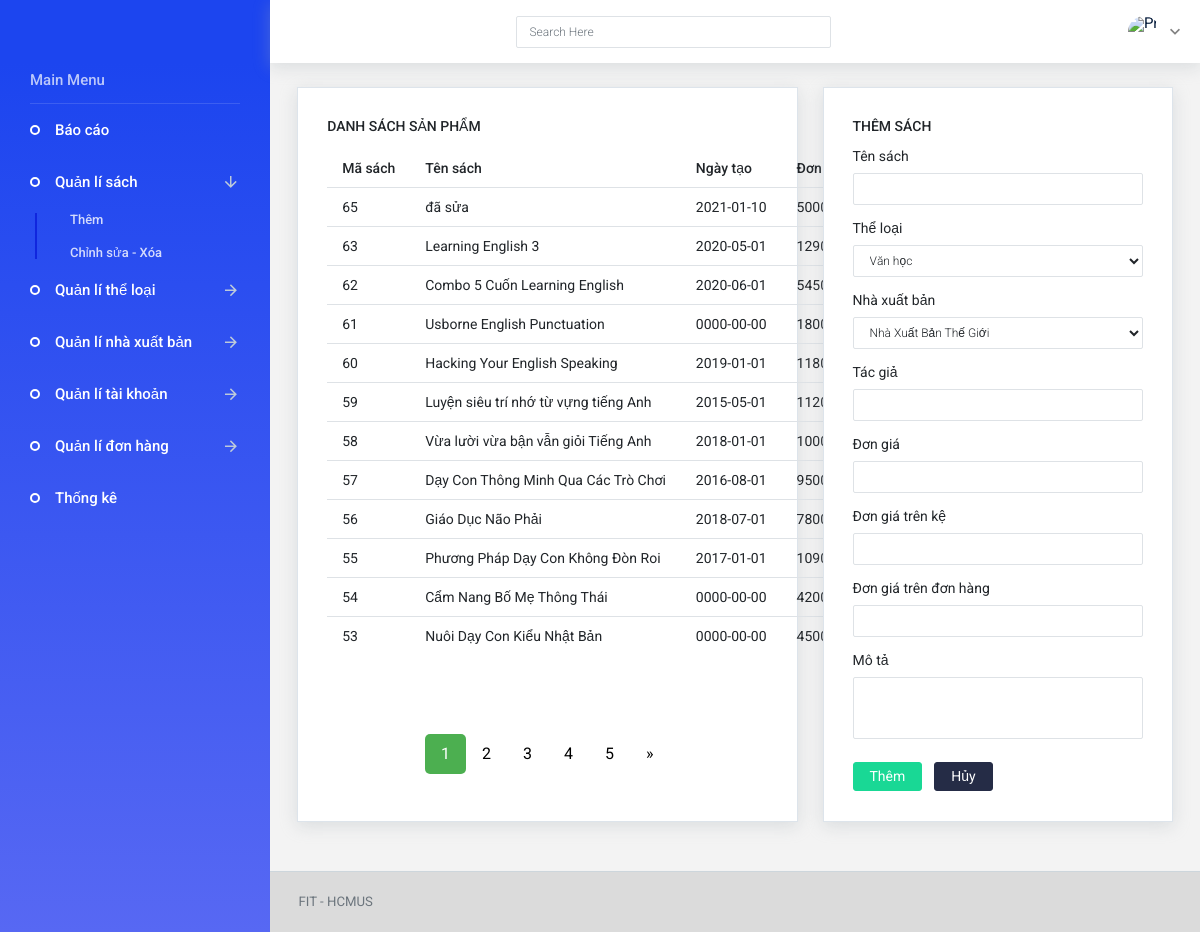
Page /AdminDashboard/them-sach.php on the committed database.
### tables this page shows
CREATE TABLE `products` (
  `ProductID` int(11) NOT NULL AUTO_INCREMENT,
  `ProductName` varchar(45) NOT NULL,
  `CategoryID` int(11) NOT NULL,
  `UnitPrice` float DEFAULT NULL,
  `UnitsInStock` smallint(6) DEFAULT NULL,
  `UnitsOnOrder` smallint(6) DEFAULT NULL,
  `Discontinued` tinyint(4) DEFAULT NULL,
  `Created_Add` date DEFAULT NULL,
  `NumberViews` int(11) DEFAULT NULL,
  `Description` longtext DEFAULT NULL,
  `Author` varchar(45) DEFAULT NULL,
  `PublishingCompanyID` int(11) DEFAULT NULL,
  PRIMARY KEY (`ProductID`),
  KEY `PublishingCompanyID` (`PublishingCompanyID`),
  KEY `FK_CategoryID` (`CategoryID`),
  CONSTRAINT `FK_CategoryID` FOREIGN KEY (`CategoryID`) REFERENCES `categories` (`CategoryID`) ON DELETE NO ACTION ON UPDATE NO ACTION,
  CONSTRAINT `PublishingCompanyID` FOREIGN KEY (`PublishingCompanyID`) REFERENCES `publishingcompanys` (`PublishingCompanyID`) ON DELETE NO ACTION ON UPDATE NO ACTION
);

### AdminDashboard/them-sach.php (the view, shortened to what this page needs)
<?php
include 'connection.php';
$result = mysqli_query($conn, 'select count(ProductID) as total from products');
$row = mysqli_fetch_assoc($result);
$total_records = $row['total'];
$current_page = isset($_GET['page']) ? $_GET['page'] : 1;
$limit = 12;
$total_page = ceil($total_records / $limit);
$range = 5;
$middle = ceil($range / 2);
$min = 1;
$max = $total_page;
if ($total_page > $range) {
    $min = $current_page - $middle + 1;
    $max = $current_page + $middle - 1;
    if ($min < 1) {
        $min = 1;
        $max = $range;
    } else if ($max > $total_page) {
        $max = $total_page;
        $min = $total_page - $range + 1;
    }
}
$start = ($current_page - 1) * $limit;
$query_products = "select * from products order by ProductID desc limit ";
$query_products .= $start;
$query_products .= ",";
$query_products .= $limit;
$products = mysqli_query($conn, $query_products);
$categories = mysqli_query($conn, "select * from categories");
$publishingCompanys = mysqli_query($conn, "select * from publishingcompanys");
?>
<!DOCTYPE html>
<html lang="en">
<head>
    <link rel="stylesheet" href="./assets/vendors/iconfonts/mdi/css/materialdesignicons.min.css" />
    <link rel="stylesheet" href="./assets/css/shared/style.css" />
    <link rel="stylesheet" href="./assets/css/demo_1/style.css" />
</head>
<body>
    <div class="container-scroller">
        <nav class="navbar default-layout col-lg-12 col-12 p-0 fixed-top d-flex flex-row">
            <div class="text-center navbar-brand-wrapper d-flex align-items-top justify-content-center">
            </div>
            <div class="navbar-menu-wrapper d-flex align-items-center">
                <form class="ml-auto search-form d-none d-md-block" action="#">
                    <div class="form-group">
                        <input type="search" id="searchText" class="form-control" placeholder="Search Here" />
                    </div>
                </form>
                <ul class="navbar-nav ml-auto">
                    <li class="nav-item dropdown d-none d-xl-inline-block user-dropdown">
                        <a class="nav-link dropdown-toggle" id="UserDropdown" href="#" data-toggle="dropdown" aria-expanded="false">
                            <img class="img-xs rounded-circle" src="admin.jpg" alt="Profile image" />
                        </a>
                    </li>
                </ul>
            </div>
        </nav>
        <div class="container-fluid page-body-wrapper">
            <nav class="sidebar sidebar-offcanvas" id="sidebar">
                <ul class="nav">
                    <li class="nav-item nav-category">Main Menu</li>
                    <li class="nav-item">
                        <a class="nav-link" href="index.php">
                            <span class="menu-title">Báo cáo</span>
                        </a>
                    </li>
                    <li class="nav-item">
                        <a class="nav-link" data-toggle="collapse" href="#quanlisach" aria-expanded="false" aria-controls="ui-basic">
                            <span class="menu-title">Quản lí sách</span>
                            <i class="menu-arrow"></i>
                        </a>
                        <div class="collapse" id="quanlisach">
                            <ul class="nav flex-column sub-menu">
                                <li class="nav-item">
                                    <a class="nav-link" href="them-sach.php">Thêm</a>
                                </li>
                                <li class="nav-item">
                                    <a class="nav-link" href="sua-xoa-sach.php">Chỉnh sửa - Xóa</a>
                                </li>
                            </ul>
                        </div>
                    </li>
                    <li class="nav-item">
                        <a class="nav-link" data-toggle="collapse" href="#quanlitheloai" aria-expanded="false" aria-controls="ui-basic">
                            <span class="menu-title">Quản lí thể loại</span>
                            <i class="menu-arrow"></i>
                        </a>
                    </li>
                    <li class="nav-item">
                        <a class="nav-link" data-toggle="collapse" href="#quanlinhaxuatban" aria-expanded="false" aria-controls="ui-basic">
                            <span class="menu-title">Quản lí nhà xuất bản</span>
                            <i class="menu-arrow"> </i>
                        </a>
                    </li>
                    <li class="nav-item">
                        <a class="nav-link" data-toggle="collapse" href="#quanlitaikhoan" aria-expanded="false" aria-controls="ui-basic">
                            <span class="menu-title">Quản lí tài khoản</span>
                            <i class="menu-arrow"> </i>
                        </a>
                    </li>
                    <li class="nav-item">
                        <a class="nav-link" data-toggle="collapse" href="#quanlidonhang" aria-expanded="false" aria-controls="ui-basic">
                            <span class="menu-title">Quản lí đơn hàng</span>
                            <i class="menu-arrow"> </i>
                        </a>
                    </li>
                    <li class="nav-item">
                        <a class="nav-link" href="thong-ke.php">
                            <span class="menu-title">Thống kê</span>
                        </a>
                    </li>
                </ul>
            </nav>
            <div class="main-panel">
                <div class="content-wrapper">
                    <div class="row">
                        <div class="col-lg-7 grid-margin stretch-card">
                            <div class="card">
                                <div class="card-body">
                                    <h4 class="card-title">DANH SÁCH SẢN PHẨM</h4>
                                    <table class="table table-hover" id="table">
                                        <thead>
                                            <tr>
                                                <th>Mã sách</th>
                                                <th>Tên sách</th>
                                                <th>Ngày tạo</th>
                                                <th>Đơn giá</th>
                                            </tr>
                                        </thead>
                                        <tbody>
                                            <?php
                                            while ($row = mysqli_fetch_array($products)) {
                                            ?>
                                                <tr>
                                                    <td>
                                                        <?php echo ($row["ProductID"]) ?>
                                                    </td>
                                                    <td>
                                                        <?php echo ($row["ProductName"]) ?>
                                                    </td>
                                                    <td>
                                                        <?php echo ($row["Created_Add"]) ?>
                                                    </td>
                                                    <td>
                                                        <?php echo ($row["UnitPrice"]) ?>
                                                    </td>
                                                </tr>
                                            <?php } ?>
                                    </table>
                                </div>
                                <div class="card-body align-items-center d-flex justify-content-center">
                                    <div class="pagination">
                                        <?php
                                        for ($i = $min; $i <= $max; $i++) {
                                            if ($i == $current_page) {
                                                echo '<a href="them-sach.php?page=' . $i . '" class="active">' . $i . '</a>';
                                            } else {
                                                echo '<a href="them-sach.php?page=' . $i . '">' . $i . '</a>';
                                            }
                                        }
                                        if ($current_page < $total_page && $total_page > 1) {
                                            echo '<a href="them-sach.php?page=' . ($current_page + 1) . '">&raquo</a>';
                                        }
                                        ?>
                                    </div>
                                </div>
                            </div>
                        </div>
                        <div class="col-lg-5 grid-margin stretch-card">
                            <div class="card">
                                <div class="card-body">
                                    <h4 class="card-title">THÊM SÁCH</h4>
                                    <form class="forms-sample" method="POST">
                                        <div class="form-group">
                                            <label>Tên sách</label>
                                            <input type="text" class="form-control" name="productNameText" required />
                                        </div>
                                        <div class="form-group">
                                            <label>Thể loại</label>
                                            <select class="form-control" name="categoryIdSelect">
                                                <?php
                                                while ($row = mysqli_fetch_array($categories)) {
                                                ?>
                                                    <option value="'<?php echo $row['CategoryID'] ?>'">
                                                        <?php echo $row['CategoryName'] ?>
                                                    </option>
                                                <?php } ?>
                                            </select>
                                        </div>
                                        <div class="form-group">
                                            <label>Nhà xuất bản</label>
                                            <select class="form-control" name="publishingCompanyIdSelect">
                                                <?php
                                                while ($row = mysqli_fetch_array($publishingCompanys)) {
                                                ?>
                                                    <option value="'<?php echo $row['PublishingCompanyID'] ?>'">
                                                        <?php echo $row['PublishingCompanyName'] ?>
                                                    </option>
                                                <?php } ?>
                                            </select>
                                        </div>
                                        <div class=" form-group">
                                            <label>Tác giả</label>
                                            <input type="text" class="form-control" name="authorText" required />
                                        </div>
                                        <div class=" form-group">
                                            <label>Đơn giá</label>
                                            <input type="text" class="form-control" name="unitPriceText" required />
                                        </div>
                                        <div class="form-group">
                                            <label>Đơn giá trên kệ</label>
                                            <input type="text" class="form-control" name="unitsInStockText" required />
                                        </div>
                                        <div class="form-group">
                                            <label>Đơn giá trên đơn hàng</label>
                                            <input type="text" class="form-control" name="unitsOnOrderText" required />
                                        </div>
                                        <div class="form-group">
                                            <label>Mô tả</label>
                                            <textarea class="form-control" name="descriptionTextarea" rows="2" required></textarea>
                                        </div>
                                        <button type="submit" name="submit" class="btn btn-success mr-2">
                                            Thêm
                                        </button>
                                        <button class="btn btn-dark" onclick="cancel()">Hủy</button>
                                    </form>
                                </div>
                            </div>
                        </div>
                    </div>
                </div>
                <footer class="footer">
                    <div class="container-fluid clearfix">
                        <span class="text-muted d-block text-center text-sm-left d-sm-inline-block">FIT - HCMUS</span>
                    </div>
                </footer>
            </div>
        </div>
    </div>
</body>
</html>

### AdminDashboard/them-sach.php (style rules this page uses)
.pagination { display: inline-block; }
.pagination a { color: black; float: left; padding: 8px 16px; text-decoration: none; }
.pagination a.active { background-color: #4CAF50; color: white; border-radius: 5px; }

### rows in the picture
products: ProductID "65", ProductName "đã sửa", Created_Add "2021-01-10", UnitPrice "50000"
products: ProductID "63", ProductName "Learning English 3", Created_Add "2020-05-01", UnitPrice "129000"
products: ProductID "62", ProductName "Combo 5 Cuốn Learning English", Created_Add "2020-06-01", UnitPrice "545000"
products: ProductID "61", ProductName "Usborne English Punctuation", Created_Add "0000-00-00", UnitPrice "180000"
products: ProductID "60", ProductName "Hacking Your English Speaking", Created_Add "2019-01-01", UnitPrice "118000"
products: ProductID "59", ProductName "Luyện siêu trí nhớ từ vựng tiếng Anh", Created_Add "2015-05-01", UnitPrice "112000"
products: ProductID "58", ProductName "Vừa lười vừa bận vẫn giỏi Tiếng Anh", Created_Add "2018-01-01", UnitPrice "100000"
products: ProductID "57", ProductName "Dạy Con Thông Minh Qua Các Trò Chơi", Created_Add "2016-08-01", UnitPrice "95000"
products: ProductID "56", ProductName "Giáo Dục Não Phải", Created_Add "2018-07-01", UnitPrice "780000"
products: ProductID "55", ProductName "Phương Pháp Dạy Con Không Đòn Roi", Created_Add "2017-01-01", UnitPrice "109000"
products: ProductID "54", ProductName "Cẩm Nang Bố Mẹ Thông Thái", Created_Add "0000-00-00", UnitPrice "42000"
products: ProductID "53", ProductName "Nuôi Dạy Con Kiểu Nhật Bản", Created_Add "0000-00-00", UnitPrice "45000"

### other values in the picture
form field categoryIdSelect "Văn học"
form field publishingCompanyIdSelect "Nhà Xuất Bản Thế Giới"
